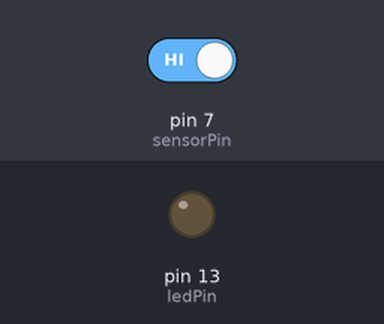
Recording of a sketch running on a simulated Arduino Uno, built with avr-gcc and run on an emulated ATmega328P. On the bench: output pins drawn as LEDs (lit = HIGH). The inputs (shaded band) are chosen by the test bench; at power-on: pin 7 (sensorPin) HIGH.

Above: at 1.2 s.
1.3 s: pin 7 (sensorPin) driven LOW
At 2.5 s:
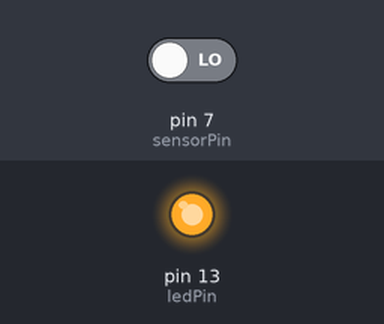
2.8 s: pin 7 (sensorPin) driven HIGH
At 3.9 s:
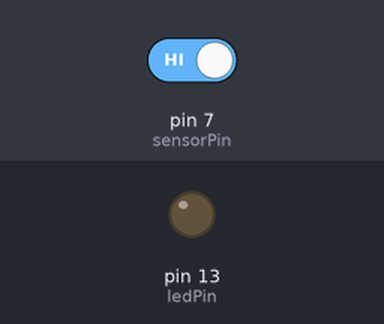
Timing chart, 0 to 5.8 s (numbered marks = the images above; inputs shaded):
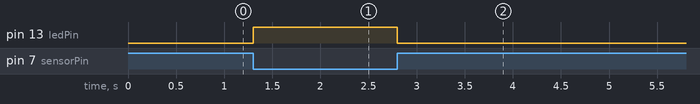

The sketch:

soundsensorarduino.ino
```cpp
const int ledPin=13;
const int sensorPin=7;

void setup(){
  pinMode(ledPin, OUTPUT);// Set LED pin as OUTPUT
  pinMode(sensorPin, INPUT);// Set sensor pin as an INPUT
}

void loop (){
   // Read Sound sensor
int sensorValue =digitalRead(sensorPin);
  // If pin goes LOW, sound is detected
  if (sensorValue==LOW) {
    digitalWrite(ledPin, HIGH);
  }
  else {
    digitalWrite(ledPin, LOW);
  }
}
```

Measured:
- after the input at 1.3 s, pin 13 (ledPin): LOW → HIGH at once
- after the input at 2.8 s, pin 13 (ledPin): HIGH → LOW at once
